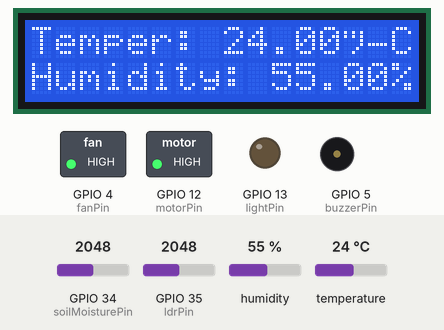
Recording of a sketch running on a simulated ESP32. Parts: 16×2 character LCD, switched loads named in the sketch (green lamp = pin HIGH), output pins drawn as LEDs (lit = HIGH), buzzer (waves = sounding, pin HIGH). The inputs (shaded band) are chosen by the test bench; at power-on: temperature 24 °C, GPIO 34 (soilMoisturePin) = 2048, GPIO 35 (ldrPin) = 2048, humidity 55 %. What the sketch prints to the serial monitor is not drawn.

Above: at 1.2 s.
1.3 s: temperature set to 29 °C
At 3.0 s:
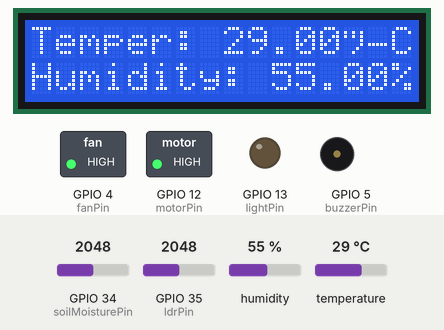
7.5 s: temperature set to 32 °C
At 9.5 s:
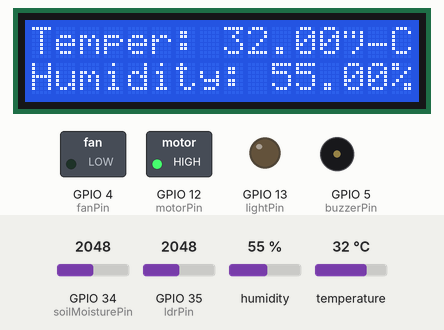
11.3 s: GPIO 34 (soilMoisturePin) set to 3236
13.2 s: GPIO 34 (soilMoisturePin) set to 3350
At 15.3 s:
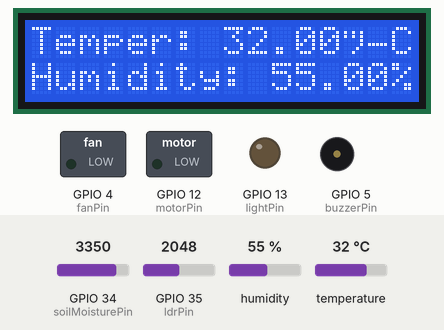
17.1 s: GPIO 35 (ldrPin) set to 2865
19.0 s: GPIO 35 (ldrPin) set to 2973
At 21.4 s:
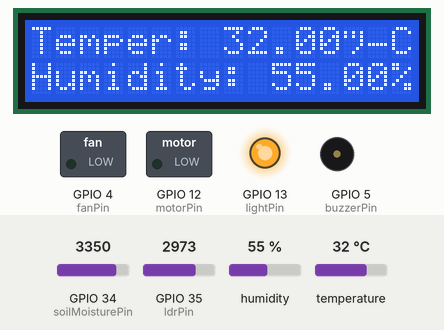
Timing chart, 0 to 24.8 s (numbered marks = the images above; inputs shaded):
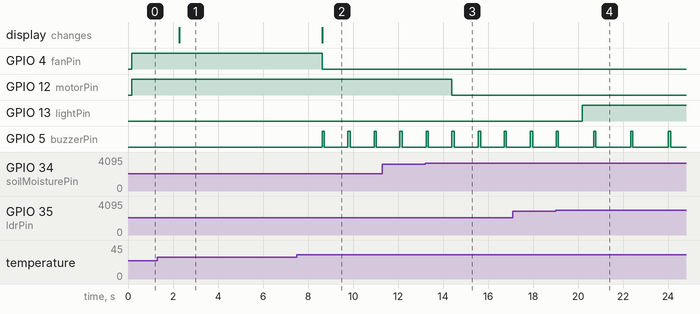

Measured:
- the behaviour switches between 30 and 31 °C on temperature (found by bisection; images 1 and 2)
- the behaviour switches between 3276 and 3277 on GPIO 34 (soilMoisturePin) (found by bisection; images 2 and 3)
- the behaviour switches between 2907 and 2908 on GPIO 35 (ldrPin) (found by bisection; images 3 and 4)
- after the input at 1.3 s, the display: changes after 0.98 s (image 1)
- after the input at 7.5 s, GPIO 4 (fanPin): HIGH → LOW after 1.1 s; GPIO 5 (buzzerPin): alternates HIGH for 0.10 s and LOW for 1.1 s, starting after 1.1 s; the display: changes after 1.1 s (image 2)
- after the input at 13.2 s, GPIO 12 (motorPin): HIGH → LOW after 1.2 s
- after the input at 19.0 s, GPIO 13 (lightPin): LOW → HIGH after 1.2 s; GPIO 5 (buzzerPin): alternates HIGH for 0.10 s and LOW for 1.6 s, starting after 1.7 s

The sketch:

Project.ino
```cpp
#include <DHT.h>
#include <Wire.h>
#include <LiquidCrystal_I2C.h>

const int soilMoisturePin = 34;
const int ldrPin = 35;
const int motorPin = 12;
const int lightPin = 13;
const int fanPin = 4;
const int dhtPin = 14;
const int buzzerPin = 5;
const int LCDAddress = 0x27; // I2C address of your LCD display

DHT dht(dhtPin, DHT11);
LiquidCrystal_I2C lcd(LCDAddress, 16, 2); // Adjust the columns (16) and rows (2) based on your LCD

void setup() {
  Serial.begin(115200);
  lcd.init();                      // Initialize the LCD display
  lcd.backlight();                 // Turn on the backlight
  lcd.setCursor(0, 0);
  lcd.print("Temperature:      C");
  lcd.setCursor(0, 1);
  lcd.print("Humidity:  %");

  pinMode(motorPin, OUTPUT);
  pinMode(lightPin, OUTPUT);
  pinMode(fanPin, OUTPUT);
  pinMode(buzzerPin, OUTPUT);
  dht.begin();
  Wire.begin();
}

void loop() {
  int soilMoisture = analogRead(soilMoisturePin);
  int lightIntensity = analogRead(ldrPin);
  int moisturePercentage = map(soilMoisture, 4095, 0, 0, 100);
  int lightPercentage = map(lightIntensity, 0, 4095, 0, 100);
  float temperature = dht.readTemperature();
  float humidity = dht.readHumidity();

  Serial.print("Soil Moisture Percentage: ");
  Serial.println(moisturePercentage);
  Serial.print("Light Intensity Percentage: ");
  Serial.println(lightPercentage);
  Serial.print("Temperature: ");
  Serial.print(temperature);
  Serial.print(" °C, Humidity: ");
  Serial.print(humidity);
  Serial.println(" %");

  // Update the LCD display with the sensor data
  lcd.setCursor(6, 0);
  lcd.print(temperature);
  lcd.setCursor(10, 1);
  lcd.print(humidity);
  lcd.setCursor(0, 1);
  lcd.print("Humidity: ");
  lcd.print(humidity);
  lcd.print("%");
  lcd.setCursor(0, 0);
  lcd.print("Temper: ");
  lcd.print(temperature);
  lcd.print("°C");

  if (moisturePercentage < 20) {
    digitalWrite(motorPin, LOW);
    Serial.println("Watering the plant!");
  } else {
    digitalWrite(motorPin, HIGH);
    Serial.println("Soil Moisture is nomal!!");
  }

  if (lightPercentage > 70) {
    digitalWrite(lightPin, HIGH);
    //digitalWrite(buzzerPin, HIGH);
    delay(500);
    //digitalWrite(buzzerPin, LOW);
    Serial.println("Light intensity is not enough. Turn on Artificial light!");
  } else {
    digitalWrite(lightPin, LOW);
    Serial.println("Light intensity is enough");
  }

  if (temperature > 30) {
    digitalWrite(fanPin, LOW);
    digitalWrite(buzzerPin, HIGH);
    delay(100);
    digitalWrite(buzzerPin, LOW);
    Serial.println("Temperature is high. Turning on the fan!");
  } else {
    digitalWrite(fanPin, HIGH);
    Serial.println("Temperature is normal");
  }

  delay(1000);
}
```
